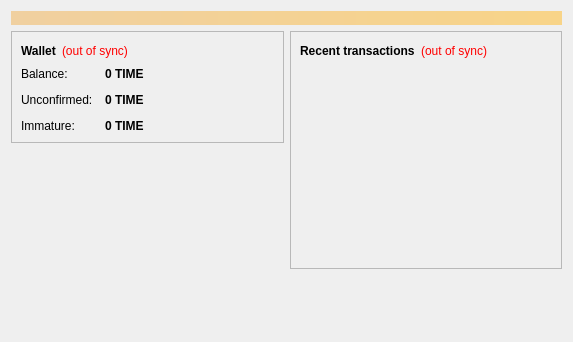
<?xml version="1.0" encoding="UTF-8"?>
<ui version="4.0">
 <class>OverviewPage</class>
 <widget class="QWidget" name="OverviewPage">
  <property name="geometry">
   <rect>
    <x>0</x>
    <y>0</y>
    <width>573</width>
    <height>342</height>
   </rect>
  </property>
  <property name="windowTitle">
   <string>Form</string>
  </property>
  <layout class="QVBoxLayout" name="topLayout">
   <item>
    <widget class="QLabel" name="labelAlerts">
     <property name="visible">
      <bool>false</bool>
     </property>
     <property name="styleSheet">
      <string notr="true">background-color: qlineargradient(x1: 0, y1: 0, x2: 1, y2: 0, stop:0 #F0D0A0, stop:1 #F8D488); color:#000000;</string>
     </property>
     <property name="wordWrap">
      <bool>true</bool>
     </property>
     <property name="margin">
      <number>3</number>
     </property>
    </widget>
   </item>
   <item>
    <layout class="QHBoxLayout" name="horizontalLayout" stretch="1,1">
     <item>
      <layout class="QVBoxLayout" name="verticalLayout_2">
       <item>
        <widget class="QFrame" name="frame">
         <property name="frameShape">
          <enum>QFrame::StyledPanel</enum>
         </property>
         <property name="frameShadow">
          <enum>QFrame::Raised</enum>
         </property>
         <layout class="QVBoxLayout" name="verticalLayout_4">
          <item>
           <layout class="QHBoxLayout" name="horizontalLayout_4">
            <item>
             <widget class="QLabel" name="label_5">
              <property name="font">
               <font>
                <weight>75</weight>
                <bold>true</bold>
               </font>
              </property>
              <property name="text">
               <string>Wallet</string>
              </property>
             </widget>
            </item>
            <item>
             <widget class="QLabel" name="labelWalletStatus">
              <property name="toolTip">
               <string>The displayed information may be out of date. Your wallet automatically synchronizes with the Timecoin network after a connection is established, but this process has not completed yet.</string>
              </property>
              <property name="styleSheet">
               <string notr="true">QLabel { color: red; }</string>
              </property>
              <property name="text">
               <string notr="true">(out of sync)</string>
              </property>
              <property name="alignment">
               <set>Qt::AlignLeading|Qt::AlignLeft|Qt::AlignVCenter</set>
              </property>
             </widget>
            </item>
            <item>
             <spacer name="horizontalSpacer_2">
              <property name="orientation">
               <enum>Qt::Horizontal</enum>
              </property>
              <property name="sizeHint" stdset="0">
               <size>
                <width>40</width>
                <height>20</height>
               </size>
              </property>
             </spacer>
            </item>
           </layout>
          </item>
          <item>
           <layout class="QFormLayout" name="formLayout_2">
            <property name="fieldGrowthPolicy">
             <enum>QFormLayout::AllNonFixedFieldsGrow</enum>
            </property>
            <property name="horizontalSpacing">
             <number>12</number>
            </property>
            <property name="verticalSpacing">
             <number>12</number>
            </property>
            <item row="0" column="0">
             <widget class="QLabel" name="label">
              <property name="text">
               <string>Balance:</string>
              </property>
             </widget>
            </item>
            <item row="0" column="1">
             <widget class="QLabel" name="labelBalance">
              <property name="font">
               <font>
                <weight>75</weight>
                <bold>true</bold>
               </font>
              </property>
              <property name="cursor">
               <cursorShape>IBeamCursor</cursorShape>
              </property>
              <property name="toolTip">
               <string>Your current balance</string>
              </property>
              <property name="text">
               <string notr="true">0 TIME</string>
              </property>
              <property name="textInteractionFlags">
               <set>Qt::LinksAccessibleByMouse|Qt::TextSelectableByKeyboard|Qt::TextSelectableByMouse</set>
              </property>
             </widget>
            </item>
            <item row="1" column="0">
             <widget class="QLabel" name="label_3">
              <property name="text">
               <string>Unconfirmed:</string>
              </property>
             </widget>
            </item>
            <item row="1" column="1">
             <widget class="QLabel" name="labelUnconfirmed">
              <property name="font">
               <font>
                <weight>75</weight>
                <bold>true</bold>
               </font>
              </property>
              <property name="cursor">
               <cursorShape>IBeamCursor</cursorShape>
              </property>
              <property name="toolTip">
               <string>Total of transactions that have yet to be confirmed, and do not yet count toward the current balance</string>
              </property>
              <property name="text">
               <string notr="true">0 TIME</string>
              </property>
              <property name="textInteractionFlags">
               <set>Qt::LinksAccessibleByMouse|Qt::TextSelectableByKeyboard|Qt::TextSelectableByMouse</set>
              </property>
             </widget>
            </item>
            <item row="2" column="0">
             <widget class="QLabel" name="labelImmatureText">
              <property name="text">
               <string>Immature:</string>
              </property>
             </widget>
            </item>
            <item row="2" column="1">
             <widget class="QLabel" name="labelImmature">
              <property name="font">
               <font>
                <weight>75</weight>
                <bold>true</bold>
               </font>
              </property>
              <property name="toolTip">
               <string>Mined balance that has not yet matured</string>
              </property>
              <property name="text">
               <string notr="true">0 TIME</string>
              </property>
              <property name="textInteractionFlags">
               <set>Qt::LinksAccessibleByMouse|Qt::TextSelectableByKeyboard|Qt::TextSelectableByMouse</set>
              </property>
             </widget>
            </item>
           </layout>
          </item>
         </layout>
        </widget>
       </item>
       <item>
        <spacer name="verticalSpacer">
         <property name="orientation">
          <enum>Qt::Vertical</enum>
         </property>
         <property name="sizeHint" stdset="0">
          <size>
           <width>20</width>
           <height>40</height>
          </size>
         </property>
        </spacer>
       </item>
      </layout>
     </item>
     <item>
      <layout class="QVBoxLayout" name="verticalLayout_3">
       <item>
        <widget class="QFrame" name="frame_2">
         <property name="frameShape">
          <enum>QFrame::StyledPanel</enum>
         </property>
         <property name="frameShadow">
          <enum>QFrame::Raised</enum>
         </property>
         <layout class="QVBoxLayout" name="verticalLayout">
          <item>
           <layout class="QHBoxLayout" name="horizontalLayout_2">
            <item>
             <widget class="QLabel" name="label_4">
              <property name="text">
               <string>&lt;b&gt;Recent transactions&lt;/b&gt;</string>
              </property>
             </widget>
            </item>
            <item>
             <widget class="QLabel" name="labelTransactionsStatus">
              <property name="toolTip">
               <string>The displayed information may be out of date. Your wallet automatically synchronizes with the Timecoin network after a connection is established, but this process has not completed yet.</string>
              </property>
              <property name="styleSheet">
               <string notr="true">QLabel { color: red; }</string>
              </property>
              <property name="text">
               <string notr="true">(out of sync)</string>
              </property>
              <property name="alignment">
               <set>Qt::AlignRight|Qt::AlignTrailing|Qt::AlignVCenter</set>
              </property>
             </widget>
            </item>
            <item>
             <spacer name="horizontalSpacer">
              <property name="orientation">
               <enum>Qt::Horizontal</enum>
              </property>
              <property name="sizeHint" stdset="0">
               <size>
                <width>40</width>
                <height>20</height>
               </size>
              </property>
             </spacer>
            </item>
           </layout>
          </item>
          <item>
           <widget class="QListView" name="listTransactions">
            <property name="styleSheet">
             <string notr="true">QListView { background: transparent; }</string>
            </property>
            <property name="frameShape">
             <enum>QFrame::NoFrame</enum>
            </property>
            <property name="verticalScrollBarPolicy">
             <enum>Qt::ScrollBarAlwaysOff</enum>
            </property>
            <property name="horizontalScrollBarPolicy">
             <enum>Qt::ScrollBarAlwaysOff</enum>
            </property>
            <property name="selectionMode">
             <enum>QAbstractItemView::NoSelection</enum>
            </property>
           </widget>
          </item>
         </layout>
        </widget>
       </item>
       <item>
        <spacer name="verticalSpacer_2">
         <property name="orientation">
          <enum>Qt::Vertical</enum>
         </property>
         <property name="sizeHint" stdset="0">
          <size>
           <width>20</width>
           <height>40</height>
          </size>
         </property>
        </spacer>
       </item>
      </layout>
     </item>
    </layout>
   </item>
  </layout>
 </widget>
 <resources/>
 <connections/>
</ui>
